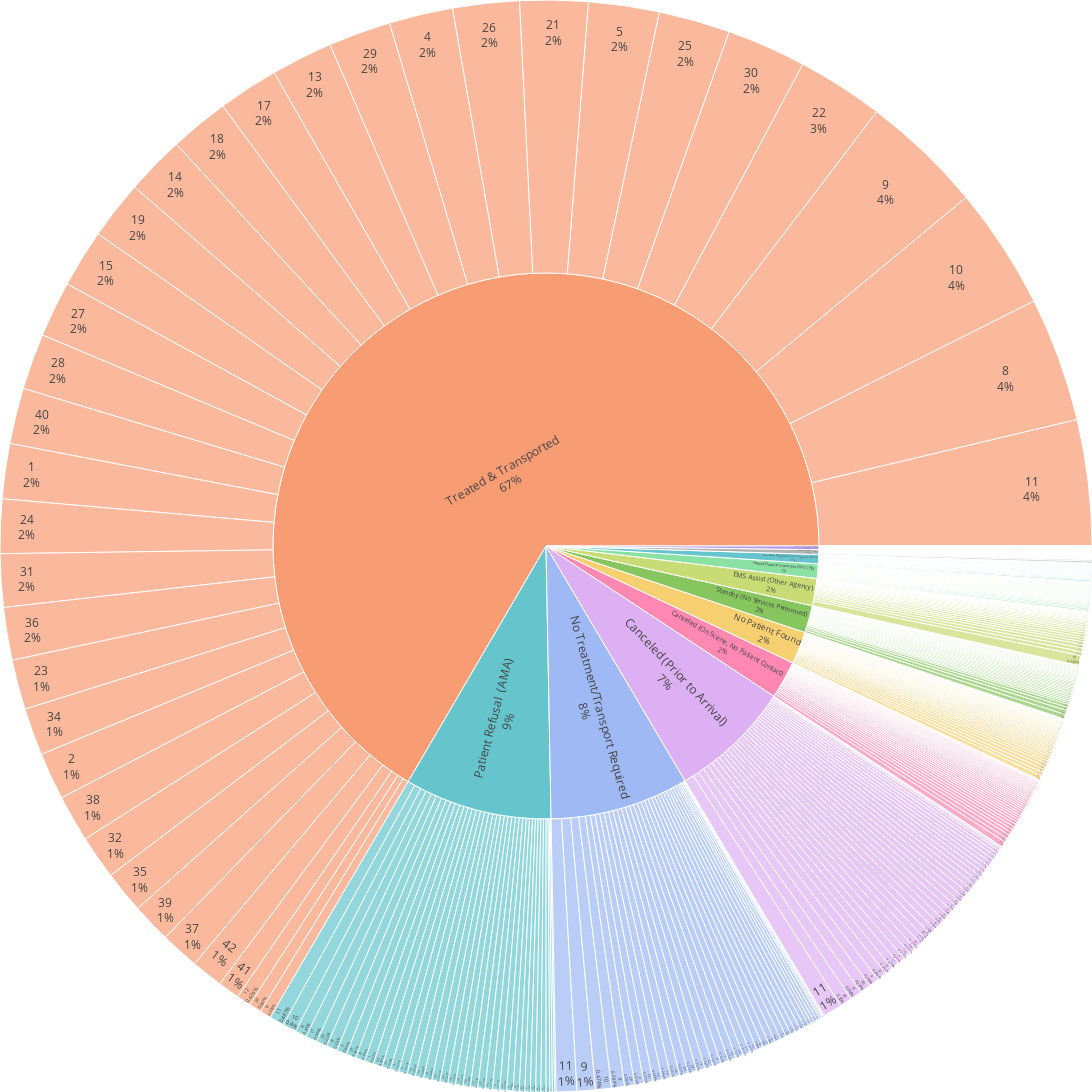

The notebook cell this image was saved under:
### Code cell
fig = px.sunburst(
    data_frame=df_q4_c,
    path=["PatientOutcome", 'FireStation'],  
    color="PatientOutcome",
    color_discrete_sequence=px.colors.qualitative.Pastel,
    width = 1500, 
    height = 1400,
    branchvalues="total",
    hover_name="PatientOutcome",
    hover_data={'PatientOutcome': False}
)

fig.update_traces(textinfo='label+percent entry')
fig.update_layout(margin=dict(t=0, l=0, r=0, b=0))

fig.show()

### Figure 1 — Plotly figure (JSON) as saved in the notebook; plotly's stock layout.template omitted (floating-point values rounded to 4 significant figures; data arrays with more than 128 entries replaced by an {"elided": "..."} marker saying what was removed)
{"data": [{"branchvalues": "total", "customdata": {"elided": "468x1 str values"}, "domain": {"x": [0, 1], "y": [0, 1]}, "hovertemplate": "<b>%{hovertext}</b><br><br>labels=%{label}<br>count=%{value}<br>parent=%{parent}<br>id=%{id}<extra></extra>", "hovertext": {"elided": "468 str values"}, "ids": {"elided": "468 str values"}, "labels": {"elided": "468 str values"}, "marker": {"colors": {"elided": "468 str values"}}, "name": "", "parents": {"elided": "468 str values"}, "textinfo": "label+percent entry", "type": "sunburst", "values": {"elided": "468 int values"}}], "layout": {"height": 1400, "legend": {"tracegroupgap": 0}, "margin": {"b": 0, "l": 0, "r": 0, "t": 0}, "sunburstcolorway": ["rgb(102, 197, 204)", "rgb(246, 207, 113)", "rgb(248, 156, 116)", "rgb(220, 176, 242)", "rgb(135, 197, 95)", "rgb(158, 185, 243)", "rgb(254, 136, 177)", "rgb(201, 219, 116)", "rgb(139, 224, 164)", "rgb(180, 151, 231)", "rgb(179, 179, 179)"], "width": 1500}}
